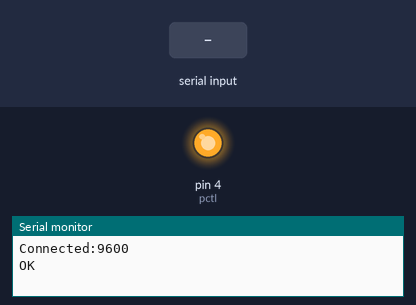
Bench run of a sketch on a simulated Arduino Uno, built with avr-gcc and run on an emulated ATmega328P. On the bench: output pins drawn as LEDs (lit = HIGH), the last lines printed to the serial monitor. The inputs (shaded band) are chosen by the test bench.

Above: at 1.2 s.
1.3 s: "6" received over Serial
At 1.7 s:
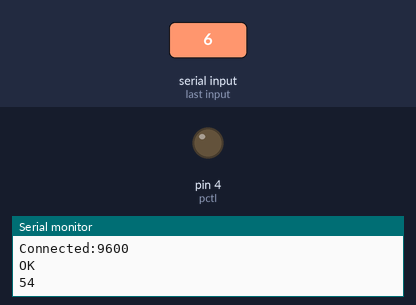
Timing chart, 0 to 4.3 s (numbered marks = the images above; inputs shaded):
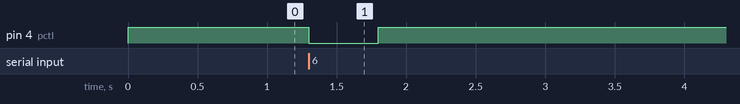

Measured:
- after the input at 1.3 s, pin 4 (pctl): HIGH → LOW at once, → HIGH 0.50 s later

The sketch:

ir_blower_arduino.ino
```cpp
// (licence header left out)
#include <IRremote.h>
IRsend irsend;

// Variable to hold incoming serial comms
int ctlmsg = 0;

// Define Power controler pin
int pctl = 4;


void setup() {
        pinMode(pctl,OUTPUT);
        digitalWrite(pctl,HIGH);
        Serial.begin(9600);
        Serial.println ("Connected:9600");
        Serial.println ("OK");
}


void loop() {


        // wait for data
        if (Serial.available() > 0) {
                // read data
                ctlmsg = Serial.read();
                Serial.print (ctlmsg);


               // send IR signal based on value from ir-blower server
	       // IR-blower-server will send value (1-6, a-f)
               // Arduino client reads the ASCII value and acts on it

                switch (ctlmsg) {
                  case 49:
                    // Value 1
                    // Master 9 input select +
                    irsend.sendNEC(0x1FE01FE,32);
                    delay(100);
                    break;
                  case 50:
                    // Value 2
                    // Master 9 input select -
                    irsend.sendNEC(0x1FE21DE,32);
                    delay(100);
                    break;
                  case 51:
                    // Value 3
                    // Master 9 Mute
                    irsend.sendNEC(0x1FE11EE,32);
                    delay(100);
                    break;
                  case 52:
                    // Value 4
                    // Master 9 vol +
                    irsend.sendNEC(0x1FE31CE,32);
                   delay(100);
                    break;
                  case 53:
                    // Value 5
                    // Master 9 vol -
                    irsend.sendNEC(0x1FE09F6,32);
                    delay(100);
                    break;
                  case 54:
                    // Value 6
                    // Master 9 power control
                    digitalWrite(pctl,LOW);
                    delay(500);
                    digitalWrite(pctl,HIGH);
                    break;
                  case 97:
                    // Value a
                    // Ref 5.32 USB input
                    irsend.sendNEC(0x12ED906F,32);
                    delay(100);
                    break;
                  case 98:
                    // Value b
                    // Ref 5.32 coaxial 2
                    irsend.sendNEC(0x12EDB04F,32);
                    delay(100);
                    break;
                  case 99:
                    // Value c
                    // Ref 5.32 coaxial 3
                    irsend.sendNEC(0x12ED58A7,32);
                    delay(100);
                    break;
                  case 100:
                    // Value d
                    // Ref 5.32 optical 4
                    irsend.sendNEC(0x12ED807F,32);
                    delay(100);
                    break;
                  case 101:
                    // Value e
                    // Ref 5.32 optical 5
                    irsend.sendNEC(0x12ED00FF,32);
                    delay(100);
                    break;
                  case 102:
                    // Value f
                    // Ref 5.32 Gain high/low
                    irsend.sendNEC(0x12ED40BF,32);
                    delay(100);
                    break;
                }

        }
}
```
